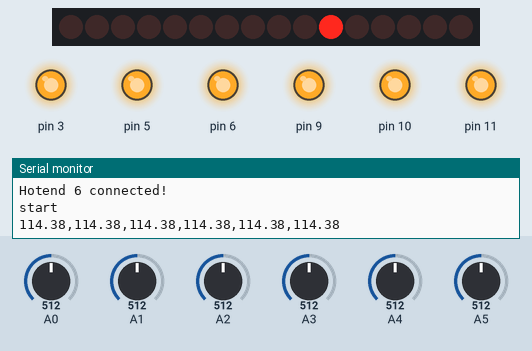
Recording of a sketch running on a simulated Arduino Uno, built with avr-gcc and run on an emulated ATmega328P. On the bench: 16 shift-register outputs drawn as a row of LEDs (first output left, lit = HIGH), output pins drawn as LEDs (lit = HIGH), the last lines printed to the serial monitor. Wiring (inferred from the names in the program): 2 × shift register (74HC595): data pin 4; shift clock pin 7; latch pin 8. Wiring (inferred from the signals the program sends): row of LEDs: on Q0, Q1, Q2, Q3, Q4, Q5, Q6, Q7, Q8, Q9, Q10, Q11, Q12, Q13, Q14, Q15. The inputs (shaded band) are chosen by the test bench; at power-on: A0 = 512, A1 = 512, A2 = 512, A3 = 512, A4 = 512, A5 = 512. Pins used as bus, display or sensor lines are not drawn.

Above: at 4.83 s.
4.9 s: A0 set to 30
At 5.8 s:
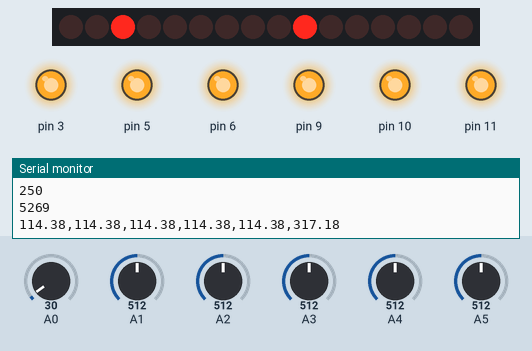
6.5 s: A1 set to 30
At 6.78 s:
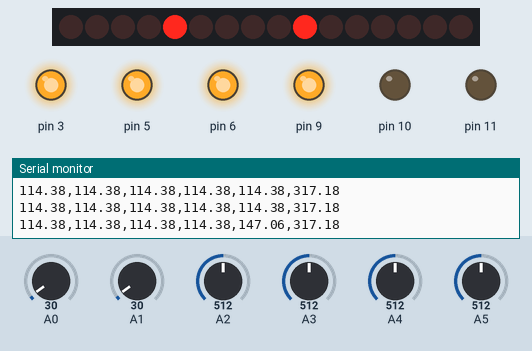
8.1 s: A2 set to 30
At 8.46 s:
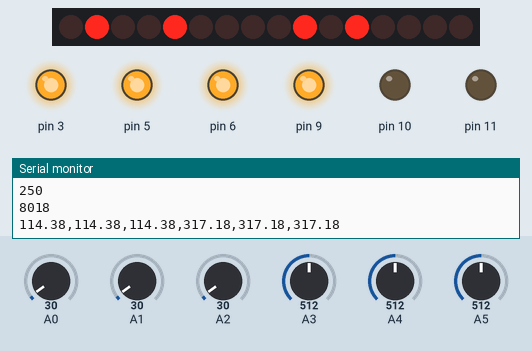
9.9 s: A3 set to 30
At 10.56 s:
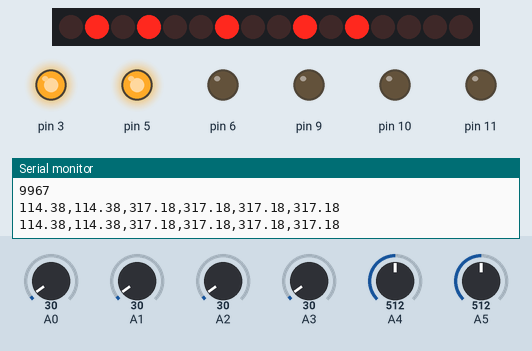
11.9 s: A4 set to 30
At 12.31 s:
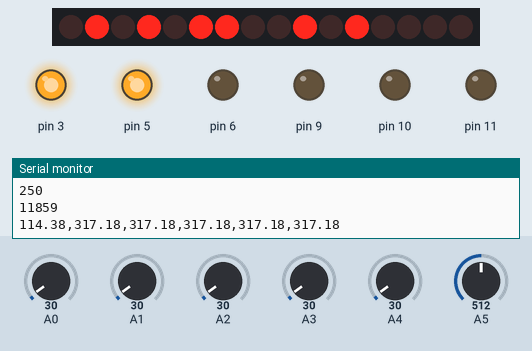
14.0 s: A0 set to 894
15.5 s: A0 set to 923
At 15.81 s:
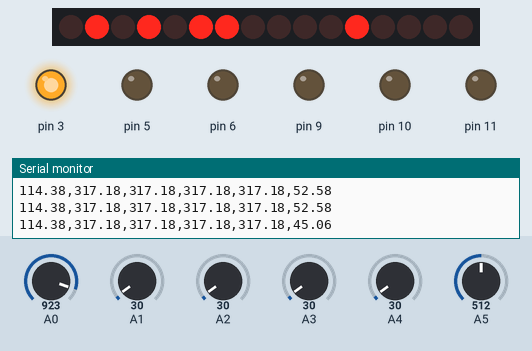
Timing chart, 0 to 18.5 s (numbered marks = the images above; inputs shaded):
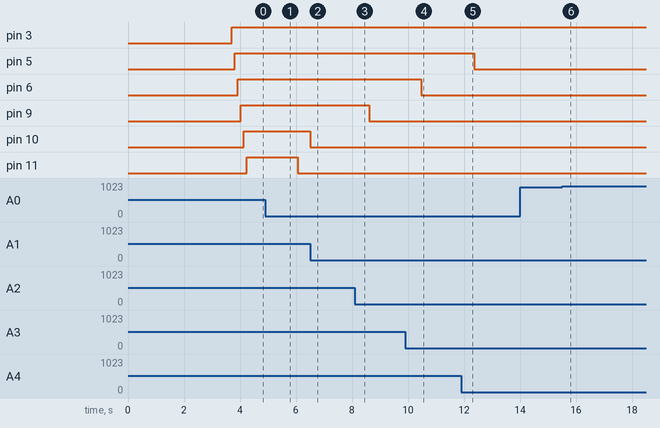

The sketch:

Code.ino
```cpp
/*---------------------------------------------------------------------
Hotend_TestJig.ino - main program file
HotEnd test Jig
Marc Cobler Cosmen - June 2015
BCN3D Technologies - Fundacio CIM

This program is for testing the assembled hotends in BCN3D Technologies.
It's Atmega328 based and it contains 6 power Mosfet Channels to heat up
6 hotends at a time. If the heating curve is within limits, then a Green
LED lights up, if not a red LED lights up.


ADJUSTING PWM FREQUENCIES
In the Arduino world timer0 is been used for the timer functions, like delay(), millis() and micros().
If you change timer0 registers, this may influence the Arduino timer function.
So you should know what you are doing.
// Note that the base frequency for pins 3, 9, 10, and 11 is 31250 Hz
// Note that the base frequency for pins 5 and 6 is 62500 Hz
-----------------------------------------------------------------------*/
#include "hotend.h"
#include "PID_v1.h"
//--------------------CONSTANTS-----------------------------------------
#define MAXTEMPERATURE 250
#define MINTEMPERATURE 0
#define SECURITYTEMPERATURE 50
#define UPDATEINTERVAL 250 //compute everything every quarter of a second

const char* tempSensors[]= {"THERM0","THERM1","THERM2","THERM3","THERM4","THERM5"};
#define THERM0 A5
#define THERM1 A4
#define THERM2 A3
#define THERM3 A2
#define THERM4 A1
#define THERM5 A0

#define HOTEND0 3 //PD3 TIMER2
#define HOTEND1 5 //PD5 TIMER0
#define HOTEND2 6 //PD6 TIMER0
#define HOTEND3 9 //PB1 TIMER1
#define HOTEND4 10 //PB2 TIMER1
#define HOTEND5 11 //PB3 TIMER2

#define CLOCK 7
#define LATCH 8
#define DATA 4

//--------------------VARIABLES-----------------------------------------
bool connectedHotends[6]= {0,0,0,0,0,0}; //Array of boolean. Indicates hotends connected
String command;
//PID Variables
double inputs[6];
double outputs[6];
double setTemperature;
//PID Settings
double kp = 20;
double kd = 20;
double ki = 1;
//bytes for the shift Registers
byte leds1;
byte leds2;

unsigned long previousMillis = 0;	//Last time Hotend updated
unsigned long currentMillis = 0;

//--------------------OBJECTS-------------------------------------------
//---Let's declare de hotends objects
hotend h1(THERM0, HOTEND0);
hotend h2(THERM1, HOTEND1);
hotend h3(THERM2, HOTEND2);
hotend h4(THERM3, HOTEND3);
hotend h5(THERM4, HOTEND4);
hotend h6(THERM5, HOTEND5);

PID hotendPID1(&inputs[0], &outputs[0], &setTemperature, kp, ki, kd, DIRECT);
PID hotendPID2(&inputs[1], &outputs[1], &setTemperature, kp, ki, kd, DIRECT);
PID hotendPID3(&inputs[2], &outputs[2], &setTemperature, kp, ki, kd, DIRECT);
PID hotendPID4(&inputs[3], &outputs[3], &setTemperature, kp, ki, kd, DIRECT);
PID hotendPID5(&inputs[4], &outputs[4], &setTemperature, kp, ki, kd, DIRECT);
PID hotendPID6(&inputs[5], &outputs[5], &setTemperature, kp, ki, kd, DIRECT);

hotend hotends[] = {h1,h2,h3,h4,h5,h6};
PID PIDS[] = {hotendPID1, hotendPID2, hotendPID3, hotendPID4, hotendPID5, hotendPID6};

void setup()
{
  pinMode(CLOCK, OUTPUT);
  pinMode(LATCH, OUTPUT);
  pinMode(DATA, OUTPUT);
  digitalWrite(CLOCK, LOW);
  //No need to declare analog pins as inputs
  //Set the PWM frequency to 3906.25Hz on Timer 1 and 2
  setPwmFrequency(HOTEND0, 8); //Pins 3 and 11 are paired on timer 2 so only need to change one
  setPwmFrequency(HOTEND3, 8); //Pins 9 and 10 are paired on timer 1 so only need to change one
  uint8_t j;
  for (j=0; j<6; j++)
  {
	  hotends[j].readTemperature();
	  inputs[j] = hotends[j].tempCelsius;
  }

  setTemperature = MAXTEMPERATURE;

  hotendPID1.SetMode(AUTOMATIC);
  hotendPID2.SetMode(AUTOMATIC);
  hotendPID3.SetMode(AUTOMATIC);
  hotendPID4.SetMode(AUTOMATIC);
  hotendPID5.SetMode(AUTOMATIC);
  hotendPID6.SetMode(AUTOMATIC);

  Serial.begin(115200);
  delay(100);
  Serial.println("Starting the Hotend Test Jig...");
  delay(250);
  printSettings();
  delay(250);
  startLEDs();

  Serial.println("Checking connected hotends");
  checkConnectedHotends();
  Serial.println("start");
}
void loop()
{
	uint8_t i;
	//commands();
	currentMillis = millis();
	if (currentMillis - previousMillis >= UPDATEINTERVAL)
	{
		//Serial.println(currentMillis);
		previousMillis = currentMillis;
		for (i=0 ; i<6; i++)
		{
			if (connectedHotends[i] == 1)
			{
				hotends[i].readTemperature();
				inputs[i] = hotends[i].tempCelsius;
				//Serial.print("Hotend ");
				//Serial.print(i+1);
				//Serial.print(":	");
				//Serial.println(hotends[i].tempCelsius);
				switch (i) {
					case 0:
						hotendPID1.Compute();
					break;
					case 1:
						hotendPID2.Compute();
					break;
					case 2:
						hotendPID3.Compute();
					break;
					case 3:
						hotendPID4.Compute();
					break;
					case 4:
						hotendPID5.Compute();
					break;
					case 5:
						hotendPID6.Compute();
					break;
					default:
						//Do nothing
					break;
				} //End if connected hotends
				hotends[i].update(outputs[i]);
			} //End FOR loop
				if (hotends[i].state == 1)	//Heating done. Temperature Reached
				{
					manageLEDs(hotends[i].hotendState, i);
					if (hotends[i].tempCelsius <= SECURITYTEMPERATURE && hotends[i].tempCelsius > MINTEMPERATURE && connectedHotends[i] == 1)
					{
						securityBlink(i);
					}
				} else {					//Temperature not reached. Blinking...
					if (connectedHotends[i] == 1)
					{
						blinkLeds(i);
					}
			}
		} //for end
		printTemperatures();
	} //update interval end
} //loop end
//--------------------USER FUNCTIONS----------------------
void setPwmFrequency(int pin, int divisor) {
	byte mode;
	if(pin == 5 || pin == 6 || pin == 9 || pin == 10) {
		switch(divisor) {
			case 1: mode = 0x01; break;
			case 8: mode = 0x02; break;
			case 64: mode = 0x03; break;
			case 256: mode = 0x04; break;
			case 1024: mode = 0x05; break;
			default: return;
		}
		if(pin == 5 || pin == 6) {
			TCCR0B = TCCR0B & 0b11111000 | mode;
			} else {
			TCCR1B = TCCR1B & 0b11111000 | mode;
		}
		} else if(pin == 3 || pin == 11) {
		switch(divisor) {
			case 1: mode = 0x01; break;
			case 8: mode = 0x02; break;
			case 32: mode = 0x03; break;
			case 64: mode = 0x04; break;
			case 128: mode = 0x05; break;
			case 256: mode = 0x06; break;
			case 1024: mode = 0x7; break;
			default: return;
		}
		TCCR2B = TCCR2B & 0b11111000 | mode;
	}
}
void checkConnectedHotends() {
	uint8_t i;
	for (i = 0; i<= 5; i++)
	{
		hotends[i].readTemperature();
		if (hotends[i].tempCelsius <= MINTEMPERATURE)		//Remember that averageTemp is Resistance in Ohms
		{
			//Hotend i not connected
			connectedHotends[i] = 0;
			Serial.print("Hotend ");
			Serial.print(i + 1, DEC);
			Serial.println(" not present");
		} else {
			//Hotend i present and with a valid reading
			connectedHotends[i] = 1;
			Serial.print("Hotend ");
			Serial.print(i + 1, DEC);
			Serial.println(" connected!");
		}
	}
}
void printTemperatures()
{
	int j;
	for (j=0; j<6; j++)
	{
		Serial.print(hotends[j].tempCelsius);
		if (j < 5)
		{
			Serial.print(",");
		}
	}
	Serial.print("\n");
}
void updateSR() {	//Update LED shift registers
	digitalWrite(LATCH, LOW);
	shiftOut(DATA, CLOCK, LSBFIRST, leds2);
	shiftOut(DATA, CLOCK, LSBFIRST, leds1);
	digitalWrite(LATCH, HIGH);
}
void startLEDs() {
	Serial.println("Turning on all the LEDS!");
	leds1 = 0x00;
	leds2 = 0x00;
	uint8_t i;
	for (i=0; i<8; i++ )
	{
		bitSet(leds1, i);
		delay(150);
		updateSR();
	}
	for (i=4; i<8; i++)
	{
		bitSet(leds2, i);
		delay(150);
		updateSR();
	}
	for (i=0; i<6; i++)
	{
		leds1 = 0xFF;
		leds2 = 0xFF;
		updateSR();
		delay(100);
		leds1 = 0x00;
		leds2 = 0x00;
		updateSR();
		delay(100);
	}
}
void manageLEDs(bool status, uint8_t pos) {
	//leds1 = 0x00;
	//leds2 = 0x00;
	//Manage the leds throught the Shift Registers
	if (status)		//Correct timing
	{
		//Green LED must be turned on
		if (pos < 4)
		{
			bitSet(leds1, 2*pos + 1);
		} else {
			bitSet(leds2, 2*pos - 3);
		}
	} else {
		//Red LED must be turned on
		if (pos < 4)
		{
			bitSet(leds1, 2*pos );
		} else {
			bitSet(leds2, 2*pos - 4);
		}
	}
	updateSR();
}
void blinkLeds(int i) {
	//This functions blinks the hotend LEDs to know that it is heating up
		//Serial.println("on Leds");

		if (i < 4){
			bitSet(leds1,i*2);
			updateSR();
			delay(50);
			bitSet(leds1,i*2 + 1);
			updateSR();
		} else {
			bitSet(leds2,i*2-4);
			updateSR();
			delay(50);
			bitSet(leds2,i*2 + 1 - 4);
			updateSR();
		}
		//Serial.println("off Leds");
		if (i < 4){
			bitClear(leds1,i*2);
			updateSR();
			delay(50);
			bitClear(leds1,i*2 + 1);
			updateSR();
		} else {
			bitClear(leds2,i*2 -4);
			updateSR();
			delay(50);
			bitClear(leds2,i*2 + 1 - 4);
			updateSR();
		}
}
void securityBlink(int i) {
	//This functions blinks the hotend LEDs to know that it is cold enough to hold it
	if (i < 4){
		bitSet(leds1,i*2);
		updateSR();
		} else {
		bitSet(leds2,i*2-4);
		updateSR();
	}
	delay(100);
	if (i < 4){
		bitClear(leds1,i*2);
		updateSR();
		} else {
		bitClear(leds2,i*2 -4);
		updateSR();
	}
}
void setPIDtunings(double Kp, double Ki, double Kd) {
	kp = Kp;
	ki = Ki;
	kd = Kd;
}
void commands()	{
	//Make the USB command parsing function work in order to view and set some parameters
	while (Serial.available() > 0)
	{
		char c = Serial.read();
		if (c == '\n')
		{
			parseCommand(command);
			command = "";
		}
		else
		{
			command += c;
		}
	}
}
void parseCommand(String com)	{
	//the commands will ignore the Case, so it could be:
	double kpTemp = 0;
	double kiTemp = 0;
	double kdTemp = 0;

	String part1, part2;
	bool twoArgCommand;
	int s = 0;
	while (com[s] != ' ' && s <= (com.length()-1)){
		//If found a blank space and s is less than com length-->out
		s++;
	}
	if (s < com.length())
	{
		Serial.println("Found a space in the command");
		twoArgCommand = true;
		part1 = com.substring(0, com.indexOf(" "));
		part2 = com.substring(com.indexOf(" ") + 1, com.length());
	} else if(s == com.length())
	{
		Serial.println("No space in the command");
		twoArgCommand = false;
		part1 = com.substring(0, com.length()-1);
		part2 = "";
	}

	Serial.print("the command is: ");
	Serial.print(part1);
	Serial.print(" ");
	Serial.println(part2);

	if (part1.equalsIgnoreCase("kp"))
	{
		kpTemp = part2.toFloat();
	} else if (part1.equalsIgnoreCase("kd"))
	{
		kdTemp = part2.toFloat();
	} else if (part1.equalsIgnoreCase("ki"))
	{
		kiTemp = part2.toFloat();
	} else if (part1.equalsIgnoreCase("showinfo"))
	{
		//Prints out the PID settings like de kp ki kd and Mode
		Serial.print("Kp: ");
		Serial.println(hotendPID1.GetKp());
		Serial.print("Ki: ");
		Serial.println(hotendPID1.GetKi());
		Serial.print("Kd: ");
		Serial.println(hotendPID1.GetKd());
		Serial.print("Mode: ");
		Serial.println(hotendPID1.GetMode());
		Serial.println("Direction: ");
		Serial.println(hotendPID1.GetDirection());
	}


	if (kpTemp != 0 && kdTemp != 0 && kiTemp != 0)
	{
		setPIDtunings(kpTemp, kiTemp, kdTemp);
		kpTemp = 0;
		kiTemp = 0;
		kdTemp = 0;
	}


}
void printSettings() {
	Serial.println("Printing all the Current Settings...");

	Serial.print("MAXTEMPERATURE (C): ");
	Serial.println(MAXTEMPERATURE);

	Serial.print("MINTEMPERATURE (C): ");
	Serial.println(MINTEMPERATURE);

	Serial.print("SECURITYTEMPERATURE (C): ");
	Serial.println(SECURITYTEMPERATURE);

	Serial.print("UPDATEINTERVAL (mS): ");
	Serial.println(UPDATEINTERVAL);

	Serial.print("MEANHEATINGTIME (mS): ");
	Serial.println(MEANHEATINGTIME);

	Serial.print("MARGINERROR (%): ");
	Serial.println(MARGINERROR*100,0);

	//End of parameters print

}
```

hotend.h
```cpp
/*---------------------------------------------------------------------
hotend.h - Hotend Public class
HotEnd test Jig
Marc Cobler Cosmen - June 2015
BCN3D Technologies - Fundacio CIM

This program is for testing the assembled hotends in BCN3D Technologies.
It's Atmega328 based and it contains 6 power Mosfet Channels to heat up
6 hotends at a time. If the heating curve is within limits, then a Green
LED lights up, if not a red LED lights up.

----------------------------------------------------------------------*/
#include "Arduino.h"
//Make this values dependant on the input from the user. This will let us test other types of hotends.
#define NUMSAMPLES 5
#define SERIESRESISTOR 4700
#define TEMPERATURENOMINAL 25
#define THERMISTORNOMINAL 100000
#define BCOEFFICIENT 3950
#define MAXTEMPERATURE 260
#define MEANHEATINGTIME 60000	//Mean time that takes to heat the extruder
#define MARGINERROR 0.15

class hotend
{
//Class Member Variables initialized at startup
int heaterPin;					//Heater PWM Pin
int thermistorPin;				//Thermistor pin
unsigned long startTime, stopTime;
int tempSamples[NUMSAMPLES];	//Array of temp samples


//Constructor of the class - Creates a Hotend
//Initializes the member variables and state
public:
double gap;
bool state;
double averageTemp;				//Average Temp calculated from samples
double tempCelsius;				//Degrees celsius value
bool hotendState;
unsigned long timeToHeat;

hotend(int therm,int heater) {
	heaterPin = heater;
	thermistorPin = therm;
	pinMode(heaterPin, OUTPUT);
	startTime = millis();
	stopTime = 0;
	timeToHeat = 0;
	averageTemp = 0;
	tempCelsius = 0;
	state = 0; //State 0 for heating and 1 for cooling
	hotendState = false; //State true for correct hotends and false for defective

}
void readTemperature() {
	uint8_t i;			//iterator for the temp array
	//Get the samples
	for (i = 0; i < NUMSAMPLES; i++)
	{
		tempSamples[i] = analogRead(thermistorPin);
		delayMicroseconds(1000);
	}
	//Average all the samples
	averageTemp = 0;
	for (i = 0; i < NUMSAMPLES;  i++)
	{
		averageTemp += tempSamples[i];
	}
	averageTemp = averageTemp / NUMSAMPLES;
	//Convert the Analog value to resistance
	averageTemp = 1023 / averageTemp - 1;
	averageTemp = SERIESRESISTOR / averageTemp;
	//Serial.print("Therm Resistance: ");
	//Serial.println(averageTemp);

	//Convert to Celsius
	tempCelsius = averageTemp / THERMISTORNOMINAL;		// (R/Ro)
	tempCelsius = log(tempCelsius);						// ln(R/Ro)
	tempCelsius /= BCOEFFICIENT;						//1/B * ln(R/Ro)
	tempCelsius += 1.0 / (TEMPERATURENOMINAL + 273.15);	//+ (1/To)
	tempCelsius = 1.0 / tempCelsius;					//Invert
	tempCelsius -= 273.15;								//Convert to Celsius from Kelvin
}
bool manageTime() {
	stopTime = millis();
	Serial.println(stopTime);
	startTime += 250;	//Add the 0.25 seconds delay and a margin
	Serial.println(startTime);
	timeToHeat = stopTime - startTime;
	Serial.println(timeToHeat);
	if (timeToHeat >= MEANHEATINGTIME*(1-MARGINERROR) && timeToHeat <= MEANHEATINGTIME*(1+MARGINERROR))
	{
		//Timing is correct so GREEN LED
		return true;
	} else {
		//Timing is incorrect so RED LED
		return false;
	}
	//Store the time taken to heat up somehow and the correct/fail ratio
}

void update(double output) {
	if (state == 0)	//Heating
	{
		//Serial.println("Heating...");
		gap = abs(MAXTEMPERATURE - tempCelsius);
		if (gap < 2.0 || tempCelsius > MAXTEMPERATURE)
		{
			//Serial.println("Temperature Reached!");
			//setTemperature Reached. Cooling state
			state = 1;
			//Manage time
			hotendState = manageTime();
		} else {
			//Serial.print("Heating at: ");
			//Serial.println(output);
			analogWrite(heaterPin, output);
		}

	} else {		//Cooling
		//Serial.println("Cooling...");
		analogWrite(heaterPin, 0);
	}

}
//protected:
//private:
};
```

Measured:
- the behaviour switches between 904 and 905 on A0 (found by bisection; images 5 and 6)
- after the input at 4.9 s, pin 11: HIGH → LOW after 1.2 s
- after the input at 6.5 s, pin 10: HIGH → LOW at once
- after the input at 8.1 s, pin 9: HIGH → LOW after 0.51 s
- after the input at 9.9 s, pin 6: HIGH → LOW after 0.57 s
- after the input at 11.9 s, pin 5: HIGH → LOW after 0.46 s
